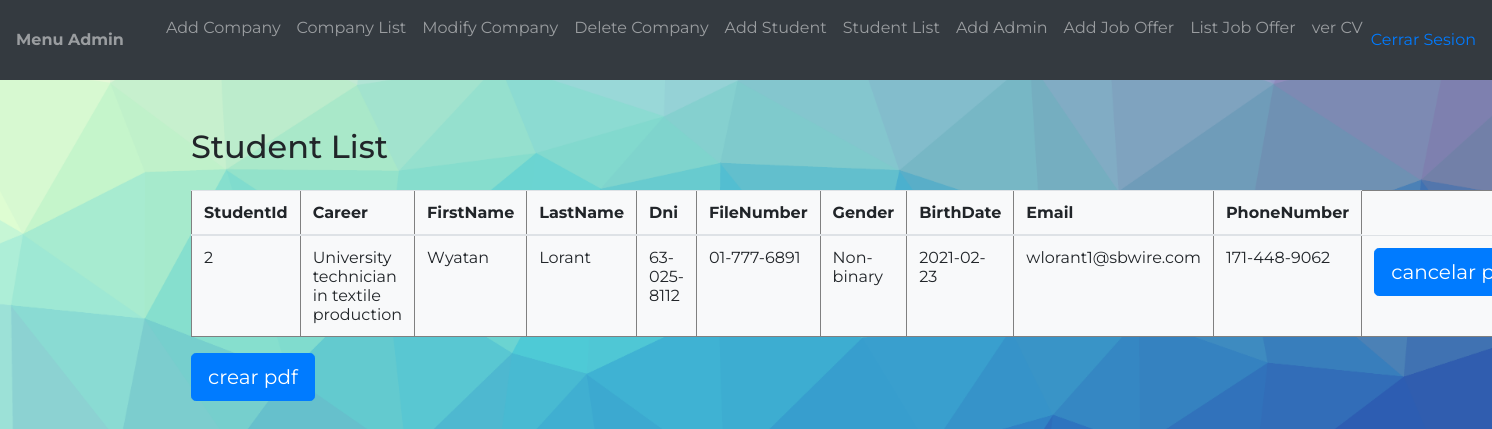
The app's page /Ofert/verPostulados?id_JobOfert=65 (signed in) with its own data.
### tables this page shows
CREATE TABLE `student` (
  `studentId` int(11) NOT NULL,
  `careerId` int(11) NOT NULL,
  `firstName` varchar(50) NOT NULL,
  `lastName` varchar(50) NOT NULL,
  `dni` varchar(50) NOT NULL,
  `fileNumber` varchar(50) NOT NULL,
  `gender` varchar(50) NOT NULL,
  `birthDate` date DEFAULT NULL,
  `email` varchar(100) NOT NULL,
  `phoneNumber` varchar(50) NOT NULL,
  `activo` tinyint(1) DEFAULT NULL CHECK (`activo` in (1,0)),
  `password` varchar(50) NOT NULL,
  `url` varchar(2000) NOT NULL,
  `fileName` varchar(200) NOT NULL
);

CREATE TABLE `career` (
  `careerId` int(11) NOT NULL,
  `DESCRIPTION` varchar(100) NOT NULL,
  `activo` tinyint(1) DEFAULT NULL CHECK (`activo` in (1,0))
);

### index.php (called while the page is built, shortened)
<?php
	require "Config/Autoload.php";
	require_once(VIEWS_PATH."header.php");
	Router::Route(new Request());
	require_once(VIEWS_PATH."footer.php");
?>

### Models/Student.php (called while the page is built, shortened)
<?php
class Student extends Usuario
{
    private $fileNumber;
    private  $phoneNumber;
    private $gender;
   private $studentId;
    private Career $career;
    public function getFileNumber()
    {
        return $this->fileNumber;
    }
    public function setFileNumber($fileNumber)
    {
        $this->fileNumber = $fileNumber;
        return $this;
    }
    public function getPhoneNumber()
    {
        return $this->phoneNumber;
    }
    public function setPhoneNumber($phoneNumber)
    {
        $this->phoneNumber = $phoneNumber;
        return $this;
    }
    public function getGender()
    {
        return $this->gender;
    }
    public function setGender($gender)
    {
        $this->gender = $gender;
        return $this;
    }
   public function getStudentId()
   {
      return $this->studentId;
   }
   public function setStudentId($studentId)
   {
      $this->studentId = $studentId;
      return $this;
   }
    public function getCareer()
    {
        return $this->career;
    }
    public function setCareer(Career $career)
    {
        $this->career = $career;
        return $this;
    }
}

### DAO/Connection.php (called while the page is built, shortened)
<?php
    class Connection
    {
        private $pdo = null;
        private $pdoStatement = null;
        private static $instance = null;
        private function __construct()
        {
            try
            {
                $this->pdo = new PDO("mysql:host=".DB_HOST."; dbname=".DB_NAME, DB_USER, DB_PASS);
                $this->pdo->setAttribute(PDO::ATTR_ERRMODE, PDO::ERRMODE_EXCEPTION);
            }
            catch(Exception $ex)
            {
                throw $ex;
            }
        }
        public static function GetInstance()
        {
            if(self::$instance == null)
                self::$instance = new Connection();
            return self::$instance;
        }
        public function Execute($query, $parameters = array(), $queryType = QueryType::Query)
	    {
            try
            {
                $this->Prepare($query);
                $this->pdoStatement->execute();
                return $this->pdoStatement->fetchAll();
            }
            catch(Exception $ex)
            {
                throw $ex;
            }
        }
        private function Prepare($query)
        {
            try
            {
                $this->pdoStatement = $this->pdo->prepare($query);
            }
            catch(Exception $ex)
            {
                throw $ex;
            }
        }
    }
?>

### DAO/ApplicationsDAO.php (called while the page is built, shortened)
<?php
class ApplicationsDAO implements IViews
{
    private $tableName = "applications";
    public function GetByIdOfert($id_JobOfert)
    {
        try {
            $jobOfertList = array();
            $query = "SELECT * FROM .$this->tableName WHERE id_JobOfert = '$id_JobOfert'";;
            $this->connection = Connection::GetInstance();
            $resultSet = $this->connection->Execute($query);
            foreach ($resultSet as $valuesArray) {
                $application= $this->setData($valuesArray);
                array_push($jobOfertList, $application);
            }
            return $jobOfertList;
        } catch (Exception $ex) {
            throw new Exception('Error al cargar la base de datos');
        }
    }
    public function   setData($valuesArray)
    {
        $application = new Applications();
        $student = new StudentDAO();
        $stud = $student->GetByStudentId($valuesArray["studentId"]);
        $application->setStudent($stud);
        $jobOfert = new JobOfertDAO();
        $job = $jobOfert->GetByIdOfert($valuesArray["id_JobOfert"]);
        $application->setJobOfert($job);
        return $application;
    }
}

### Config/Autoload.php (called while the page is built, shortened)
<?php namespace Config;
    class Autoload {
        public static function Start() {
            spl_autoload_register(function($className)
			{
                $classPath = ucwords(str_replace("\\", "/", ROOT.$className).".php");
			});
        }
    }
?>

### Models/Career.php (called while the page is built, shortened)
<?php
class Career
{
    private  $description;
    public function getDescription()
    {
        return $this->description;
    }
    public function setDescription($description)
    {
        $this->description = $description;
        return $this;
    }
}

### Models/Usuario.php (called while the page is built, shortened)
<?php
    class Usuario
    {
        private $firstName;
        private $lastName;
        private $email;
        private $dni;
        private $birthDate;
        public function getFirstName()
        {
            return $this->firstName;
        }
        public function setFirstName($firstName)
        {
            $this->firstName = $firstName;
        }
        public function getLastName()
        {
            return $this->lastName;
        }
        public function setLastName($lastName)
        {
            $this->lastName = $lastName;
        }
        public function getEmail()
        {
                return $this->email;
        }
        public function setEmail($email)
        {
                $this->email = $email;
                return $this;
        }
        public function getDni()
        {
                return $this->dni;
        }
        public function setDni($dni)
        {
                $this->dni = $dni;
                return $this;
        }
        public function getBirthDate()
        {
                return $this->birthDate;
        }
        public function setBirthDate($birthDate)
        {
                $this->birthDate = $birthDate;
                return $this;
        }
    }
?>

### Views/student-list.php (the view, shortened to what this page needs)
<main class="py-5">
     <section id="listado" class="mb-5">
          <div class="container">
               <h2 class="mb-4">Student List</h2>
               <link rel="stylesheet" href="https://stackpath.bootstrapcdn.com/bootstrap/4.3.1/css/boot">
               <table class="table bg-light" border="1">
                    <thead>
                         <th>StudentId</th>
                         <th>Career</th>
                         <th>FirstName</th>
                         <th>LastName</th>
                         <th>Dni</th>
                         <th>FileNumber</th>
                         <th>Gender</th>
                         <th>BirthDate</th>
                         <th>Email</th>
                         <th>PhoneNumber</th>
                    </thead>
                    <tbody>
                         <?php
                         foreach ($studentList as $student) : ?>
                              <tr>
                                   <td> <?php echo $student->getStudentId() . '<br>'; ?></td>
                                   <td><?php echo $student->getCareer()->getDescription() . '<br>'; ?></td>
                                   <td> <?php echo $student->getFirstName() . '<br>'; ?></td>
                                   <td><?php echo $student->getLastName() . '<br>';  ?></td>
                                   <td> <?php echo $student->getDni() . '<br>';  ?></td>
                                   <td> <?php echo $student->getFileNumber() . '<br>';  ?></td>
                                   <td><?php echo $student->getGender() . '<br>'; ?></td>
                                   <td><?php echo $student->getBirthDate() . '<br>';  ?></td>
                                   <td> <?php echo $student->getEmail() . '<br>'; ?></td>
                                   <td> <?php echo $student->getPhoneNumber() . '<br>';  ?></td>
                                   <td> <a class="btn btn-primary btn-block btn-lg" href=<?php echo FRONT_ROOT ?>Application\cancelarTodasPostulacion?studentId=<?php echo $student->getStudentId() ?> role="button">cancelar postulacion</a></td>
                              </tr>
                         <?php endforeach;  ?>
                    </tbody>
               </table>
               <div>
 <a class="btn btn-primary btn-lg " href=<?php echo FRONT_ROOT ?>Student\ObtenerPdf role="button"> crear pdf</a>
               </div>
</main>

### Views/css/estilos.css (style rules this page uses)
html, body { height: 100%; }
body { font-family: 'Montserrat', sans-serif; background: url(../img/bg.png) no-repeat center center fixed; -webkit-background-size: cover; -moz-background-size: cover; -o-background-size: cover; background-size: cover; }

### records on screen
student: studentId "2", careerId.DESCRIPTION "University technician in textile production", firstName "Wyatan", lastName "Lorant", dni "63-025-8112", fileNumber "01-777-6891", gender "Non-binary", birthDate "2021-02-23", email "wlorant1@sbwire.com", phoneNumber "171-448-9062"
